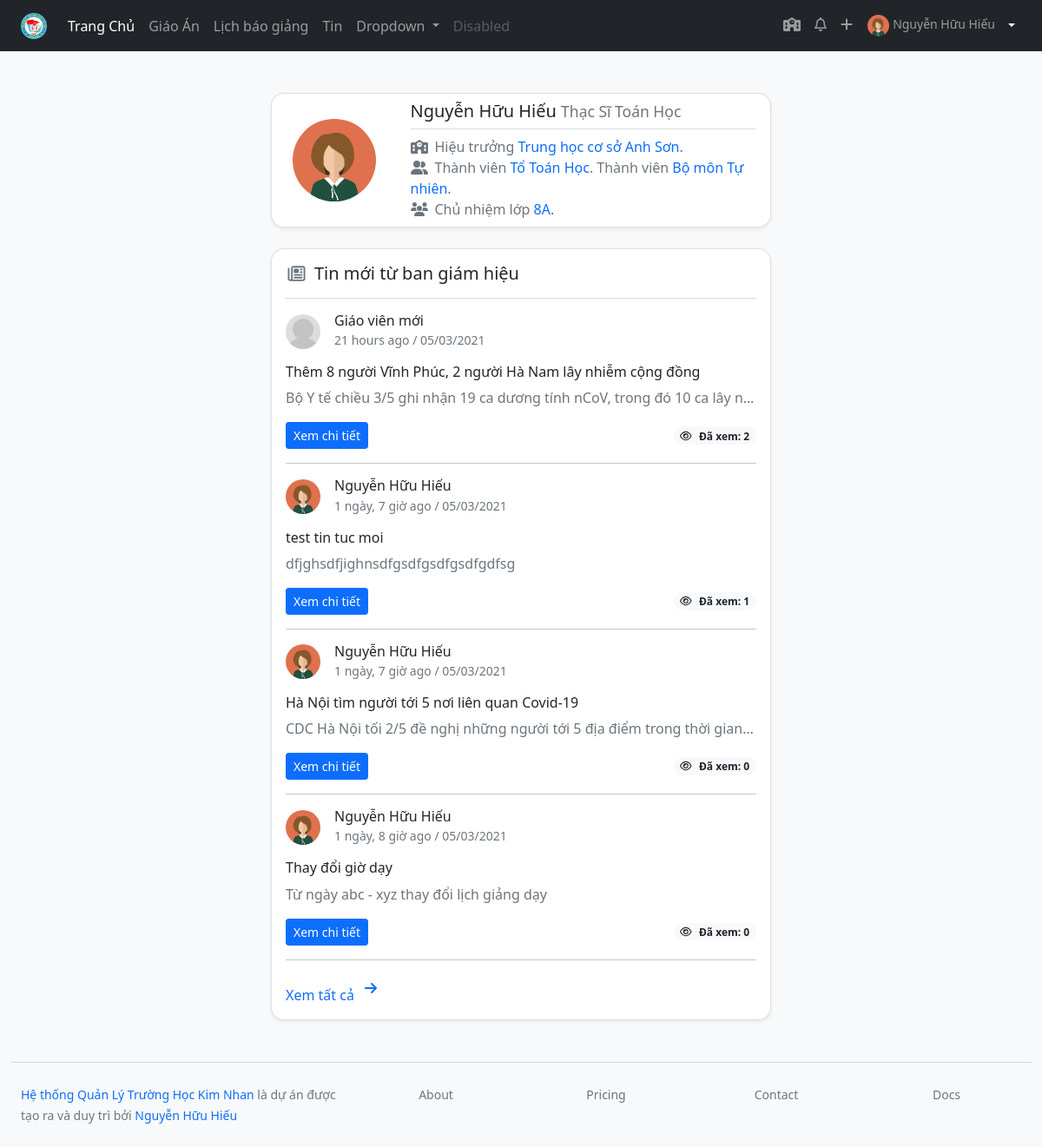
The app's page / (signed in) with its own data.
### lessonmanagement/models.py (models this page shows, shortened)
class Teacher(models.Model):
    user = models.OneToOneField(User, on_delete=models.SET_NULL, blank=True, null=True, verbose_name="Tài khoản đăng nhập", help_text="Tài khoản đăng nhập viết liền không dấu. Ví dụ: nhhieu. Viết tắt của Nguyễn Hữu Hiếu. Nếu trùng họ tên thì thêm số vào sau, ví dụ nhhieu2")
    firstname = models.CharField("Họ",max_length=20, blank=True)
    lastname = models.CharField("Tên", max_length=20, blank=True)
    zalo_number = models.DecimalField(verbose_name="Số điện thoại",help_text="Số điện thoại có đăng ký zalo, sử dụng để nhận thông báo từ ban giám hiệu", max_digits=12, decimal_places=0,null=True, blank=True)
    birth_date = models.DateField("Ngày sinh", null=True, blank=True)
    SEX_CHOICES = [
    ('male', 'Nam'),
    ('female', 'Nữ')
    ]
    sex = models.CharField(verbose_name="Giới tính", max_length=6, choices=SEX_CHOICES, null=True, blank=True)
    main_subject = models.ForeignKey("Subject",on_delete=models.SET_NULL,null=True,blank=True, verbose_name="Chuyên môn chính")
    EDUCATION_LEVEL_CHOICES = [
        ('inter', 'Trung Cấp'),
        ('college', 'Cao Đẳng'),
        ('university', 'Đại Học'),
        ('master', 'Thạc Sĩ')
    ]
    education_level = models.CharField(max_length=20, choices=EDUCATION_LEVEL_CHOICES, null=True, blank=True)
    is_work = models.BooleanField("Có đang công tác",default=True, help_text="Tích vào ô nếu đang công tác tại trường, bỏ tích nếu đã nghỉ hưu hoặc chuyển sang đơn vị khác")
    def user_directory_path(instance, filename):
        return 'user_{0}/{1}'.format(instance.user.id, filename)
    avatar = models.ImageField("Ảnh đại diện", help_text = "Ảnh nên được crop về ảnh vuông để đạt được độ thẩm mỹ cao nhất",upload_to = user_directory_path, blank = True, null = True)
    def full_name(self):
        return ('%s %s') % (self.firstname, self.lastname)
    class Meta:
        verbose_name = "Giáo viên"
        verbose_name_plural = "Giáo viên"
    def managers(self):
        managers = {}
        teacher = self.user.teacher.id
        subject_manager = SubjectTeacher.objects.filter(teacher=teacher).filter(is_active = True)
        if subject_manager:
            subject_manager = subject_manager.latest('-id')
            managers['subject'] = subject_manager
        group_manager = GroupSubjectManager.objects.filter(teacher=teacher).filter(is_active=True)
        if group_manager:
            group_manager = group_manager.latest('-id')
            managers['group'] = group_manager
        school_manager = SchoolManager.objects.filter(teacher=teacher).filter(is_active=True)
        if school_manager:
            school_manager = school_manager.latest('-id')
            managers['school'] = school_manager
        classyear_manager = ClassyearManager.objects.filter(teacher=teacher).filter(is_active=True)
        if classyear_manager:
            classyear_manager = classyear_manager.latest('-id')
            managers['class'] = classyear_manager
        return managers

class SchoolAbstract(models.Model):
    title = models.CharField(max_length=50, verbose_name="Tiêu đề")
    description = models.CharField(max_length=200, verbose_name="Mô tả sơ lược", blank=True)
    cover = models.ImageField(upload_to="coverimages/", verbose_name="Ảnh bìa", null = True, blank = True)
    class Meta:
        abstract = True
    def __str__(self):
        return self.title

class Subject(SchoolAbstract):
    group = models.ForeignKey("GroupSubject", related_name='subject123',on_delete=models.SET_NULL, null=True, blank=True, verbose_name='Bộ môn')
    subject_slug = models.SlugField(max_length=50, null=True, blank=True)
    class Meta:
        verbose_name = "Môn học"
        verbose_name_plural = "Môn học"

class MembershipAbstract(models.Model):
    teacher = models.ForeignKey("Teacher", on_delete=models.CASCADE)
    startdate = models.DateField(blank=True, null=True)
    enddate = models.DateField(blank=True, null=True)
    is_active = models.BooleanField(default=True, blank=True, verbose_name="Có hiệu lực không", help_text="Không: Nếu giáo viên đã nghỉ hưu hoặc thôi việc")
    class Meta:
        abstract = True

class SchoolManager(MembershipAbstract):
    school = models.ForeignKey(School, on_delete=models.CASCADE)
    ROLE_CHOICES = [
    ('submanager', 'Hiệu phó'),
    ('manager', 'Hiệu trưởng'),
    ('member', 'Khác')
    ]
    role = models.CharField(max_length=10, choices=ROLE_CHOICES)
    class Meta:
        verbose_name = "Quản lý trường học "
        verbose_name_plural = "Quản lý trường học"

class School(SchoolAbstract):
    class Meta:
        verbose_name = "Trường Học"
        verbose_name_plural = "Trường Học"

class SubjectTeacher(MembershipAbstract):
    subject = models.ForeignKey(Subject, on_delete=models.CASCADE)
    ROLE_CHOICES = [
    ('member', 'Thành viên'),
    ('manager', 'Tổ trưởng'),
    ]
    role = models.CharField(max_length=10, choices=ROLE_CHOICES)
    class Meta:
        verbose_name = "Thành Viên/Quản lý Môn học"
        verbose_name_plural = "Thành Viên/Quản lý Môn học"

class GroupSubjectManager(MembershipAbstract):
    group = models.ForeignKey(GroupSubject, on_delete=models.CASCADE)
    ROLE_CHOICES = [
    ('member','Thành viên'),
    ('submanager', 'Phó bộ môn'),
    ('manager', 'Trưởng bộ môn'),
    ]
    role = models.CharField(max_length=10, choices=ROLE_CHOICES)
    class Meta:
        verbose_name = "Thành Viên/Quản lý Bộ Môn"
        verbose_name_plural = "Thành Viên/Quản lý Bộ Môn"

class GroupSubject(SchoolAbstract):
    class Meta:
        verbose_name = "Bộ môn"
        verbose_name_plural = "Bộ môn"

class ClassyearManager(MembershipAbstract):
    classyear = models.ForeignKey("Classyear", on_delete=models.CASCADE)
    class Meta:
        verbose_name = "Giáo viên chủ nhiệm"
        verbose_name_plural = "Giáo viên chủ nhiệm"
    def __str__(self):
        return self.classyear.__str__()

class Classyear(models.Model):
    TITLE_CHOICES = [
    ('A', 'A'),
    ('B', 'B'),
    ('C', 'C'),
    ('D', 'D')
    ]
    title = models.CharField(verbose_name="Tên lớp", max_length=1, choices=TITLE_CHOICES)
    startyear = models.IntegerField()
    @property
    def class_level(self):
        return class_level_def(self.startyear)
    def class_title_year(self):
        return "%s%s" % (self.class_level, self.title)
    class Meta:
        unique_together = ('title', 'startyear')
        verbose_name = "Lớp học"
        verbose_name_plural = "Lớp học"
    def __str__(self):
        return  self.class_title_year()

class News(models.Model):
    creater = models.ForeignKey(Teacher, on_delete=models.CASCADE, related_name="create_news")
    title = models.CharField(max_length=100)
    content = models.TextField()
    cover = models.FileField(upload_to="news/", verbose_name="File đính kèm trong tin tức", null = True, blank = True)
    upload_time = models.DateTimeField(auto_now=True)
    viewer = models.ManyToManyField(Teacher, blank=True, null=True)
    class Meta:
        ordering = ['upload_time']

### lessonmanagement/views.py (the view)
# urls.py: path('', views.index, name="index"),
@login_required
def index(request):
    teacher = request.user.teacher
    news = News.objects.order_by('-upload_time')[:5].annotate(Count('viewer'))
    countlesson = Lesson.objects.filter(teacher=teacher.id).count()
    context = {}
    if countlesson:
        context['countlesson'] = countlesson
    if news:
        context['news'] = news
    return render(request, 'index.html', context)

### lessonmanagement/models.py (called while the page is built)
def class_level_def(year):
    i = 0
    if (now.month < 9):
        i =  (now.year - year) + 5
    else:
        i = (now.year - year) + 6
    if i in [6,7,8,9]:
        return i
    else:
        return year

### lessonmanagement/templates/index.html
{% extends 'base.html' %}
{% load static %}
{% block content %}
{% with teacher=request.user.teacher %}
<div class="row justify-content-center">
  <div class="col-lg-6">
    {% include 'home/profile.html' %}
    {% include 'home/news.html' %}
</div>
{% endwith %}
{% endblock %}

### lessonmanagement/templates/topnav.html (shortened to what this page needs)
      {% load static %}
      <nav class="navbar navbar-expand-lg navbar-dark bg-dark  ">
        <div class="container-fluid px-lg-4">
          <a class="navbar-brand" href="{% url 'index' %}"><img src="{% static 'imgs/logo_thcsanhson.png'%}" alt="" height="30px"></a>
          <div class="collapse navbar-collapse" id="navbarSupportedContent">
            <ul class="navbar-nav me-auto mb-2 mb-lg-0">
              <li class="nav-item">
                <a class="nav-link {% if request.path == '/' %} active {% endif %}" aria-current="page" href="{% url 'index' %}">Trang Chủ</a>
              </li>
              <li class="nav-item">
                <a class="nav-link {% if request.path == '/lessondashboard/' %} active {% endif %}" href="{% url 'lessondashboard' %}">Giáo Án</a>
              </li>
              <li class="nav-item">
                <a class="nav-link " href="#">Lịch báo giảng</a>
              </li>
              <li class="nav-item">
                <a class="nav-link " href="#">Tin</a>
              </li>
              <li class="nav-item dropdown">
                <a class="nav-link dropdown-toggle" href="#" id="navbarDropdown" role="button" data-bs-toggle="dropdown" aria-expanded="false">
                  Dropdown
                </a>
              </li>
              <li class="nav-item">
                <a class="nav-link disabled" href="#" tabindex="-1" aria-disabled="true">Disabled</a>
              </li>
            </ul>
            <ul class="navbar-nav  mb-2 mb-lg-0">
              {% if request.user.is_staff %}
              <li class="nav-item">
                <a class="nav-link"  href="{% url 'admin:index' %}">
                  <i class="fas fa-school"></i>
                </a>
              </li>
              {% endif %}
              <li class="nav-item">
                <a class="nav-link"  href="#"><i class="far fa-bell"></i></a>
              </li>
              <li class="nav-item">
                <a class="nav-link" href="#"><i class="fas fa-plus"></i></a>
              </li>
              <li class="nav-item">
                <div class="btn-group">
                  {% if request.path == '/profile/' %}
                  <a href="{% url 'profile' %}" class="nav-link btn btn-light text-dark btn-sm">
                    <img src="
                    {% if request.user.teacher.avatar %}
                    {{ request.user.teacher.avatar.url }}
                    {% else %}
                    {% static 'imgs/no-avatar.png' %}
                    {% endif %}
                    " class="rounded-circle" alt="" height="25px">
                    {{ request.user.teacher.full_name }}
                  </a>
                  <button type="button" class="btn  btn-sm btn-light text-dark dropdown-toggle dropdown-toggle-split" data-bs-toggle="dropdown" aria-expanded="false">
                    <span class="visually-hidden">Toggle Dropdown</span>
                  </button>
                  {% else %}
                  <a href="{% url 'profile' %}" class="nav-link btn btn-dark btn-sm">
                    <img src="
                    {% if request.user.teacher.avatar %}
                    {{ request.user.teacher.avatar.url }}
                    {% else %}
                    {% static 'imgs/no-avatar.png' %}
                    {% endif %}
                    " class="rounded-circle" alt="" height="25px">
                    {{ request.user.teacher.full_name }}
                  </a>
                  <button type="button" class="btn  btn-sm btn-dark dropdown-toggle dropdown-toggle-split" data-bs-toggle="dropdown" aria-expanded="false">
                  </button>
                  {% endif %}
                </div>
              </li>
            </ul>
          </div>
        </div>
      </nav>

### lessonmanagement/templates/home/profile.html
<div class="row justify-content-center mt-lg-5 mt-3 mb-4">
    <div class="col-lg-12">
        <div class="card rounded-15 shadow-sm" >
        <div class="row g-0">
            {% if teacher.avatar %}
            <div class="col-lg-3 d-flex align-items-center justify-content-center p-4">
            <img src="{{ teacher.avatar.url }}"  class="img-fluid rounded-circle" alt="...">
            </div>
            {% endif %}
            <div class="col d-flex align-items-center py-2 ">
            <div class="card-body py-0 ">
                <h5 class="card-title " ><a href="{% url 'profile' %}" class="text-decoration-none text-dark">{{ teacher.full_name }} </a>  <small class="text-muted"> {{ teacher.get_education_level_display }} {{ teacher.main_subject }}</small></h5>
                <hr class="text-muted my-2">
                <div class="card-text m-0 pb-0">
                <ul class="list-unstyled text-muted  m-0">
                    <li>
                    {% if teacher.managers.school %}
                    <li>
                        <i class="fas fa-school fa-fw me-2 text-muted"></i>{{ teacher.managers.school.get_role_display }} <a href="#" class="text-decoration-none"> {{ teacher.managers.school.school.title }}</a>.
                    </li>
                    {% endif %}
                    <i class="fas fa-user-friends  fa-fw me-2 text-muted"></i>{{ teacher.managers.subject.get_role_display }}<a href="#" class="text-decoration-none"> Tổ {{ teacher.managers.subject.subject.title }}</a>. {% if teacher.managers.group%}{{ teacher.managers.group.get_role_display }} <a href="#" class="text-decoration-none">Bộ môn {{ teacher.managers.group.group.title }}</a>.{% endif %}</li>
                    {% if teacher.managers.class %}
                    <li><i class="fas fa-users fa-fw me-2 text-muted"></i>Chủ nhiệm lớp <a href="#" class="text-decoration-none"> {{ teacher.managers.class }}</a>.</li>
                    {% endif %}
                </ul>
                </div>
            </div>
            </div>
        </div>
        </div>
    </div>
</div>

### lessonmanagement/templates/home/news.html
{% load humanize %}
{% load static %}
{% if news %}
<div class="row">
  <div class="col-lg-12 justify-content-center">
    <div class="card rounded-15 shadow-sm">
      <div class="card-body">
        <h5><i class="far fa-newspaper text-muted me-2 fa-fw"></i>Tin mới từ ban giám hiệu</h5>
        <hr class="text-muted">
        {% for new in news %}
        <div class="d-flex align-items-center mb-3">
          <img src="
          {% if new.creater.avatar %}
          {{ new.creater.avatar.url }}
          {% else %}
          {% static 'imgs/no-avatar.png' %}
          {% endif %}
          " alt="" class="rounded-circle" height="40px">
          <div class="ms-3">
            <h6 class="m-0"><a href="{% url 'teacher' new.creater.id %}" class="text-decoration-none m-0 text-dark"> {{ new.creater.full_name }}</a></h6>
            <small class="text-muted m-0">{{ new.upload_time|naturaltime }} / {{ new.upload_time|date:"SHORT_DATE_FORMAT" }}</small>
          </div>
        </div>
        <h6><a href="#" class="text-decoration-none link-dark"> {{ new.title }}</a></h6>
        <p class="text-muted text-truncate" >
        {{ new.content }}
        </p>
        <div class="d-flex justify-content-between align-items-center">
          <a href="#" class="btn btn-sm btn-primary text-decoration-none me-3">Xem chi tiết</a>
          <span class="badge bg-light text-dark rounded-pill "> <i class="far fa-eye me-2"></i>Đã xem: {{ new.viewer.count }} </span>
        </div>
        <hr >
        {% endfor %}
        <a href="#" class="text-decoration-none">Xem tất cả <i class="fas fa-arrow-right ms-2 my-2"></i></a>
      </div>
    </div>
  </div>
</div>
{% endif %}

### lessonmanagement/static/css/style.css (style rules this page uses)
.rounded-15 { -webkit-border-radius: 15px; -moz-border-radius: 15px; border-radius: 15px; }

### records on screen
Teacher: avatar (picture), full_name "Nguyễn Hữu Hiếu", education_level "Thạc Sĩ", main_subject "Toán Học", managers.school.role "Hiệu trưởng", managers.school.school "Trung học cơ sở Anh Sơn", managers.subject.role "Thành viên", managers.subject.subject "Toán Học", managers.group.role "Thành viên", managers.group.group "Tự nhiên", managers.class "8A"
News: creater.full_name "Giáo viên mới", upload_time "21 hours ago", upload_time "05/03/2021", title "Thêm 8 người Vĩnh Phúc, 2 người Hà Nam lây nhiễm cộng đồng", content "Bộ Y tế chiều 3/5 ghi nhận 19 ca dương tính nCoV, trong đó 10 ca lây n…", viewer.count "2"
News: creater.avatar (picture), creater.full_name "Nguyễn Hữu Hiếu", upload_time "1 ngày, 7 giờ ago", upload_time "05/03/2021", title "test tin tuc moi", content "dfjghsdfjighnsdfgsdfgsdfgsdfgdfsg", viewer.count "1"
News: creater.avatar (picture), creater.full_name "Nguyễn Hữu Hiếu", upload_time "1 ngày, 7 giờ ago", upload_time "05/03/2021", title "Hà Nội tìm người tới 5 nơi liên quan Covid-19", content "CDC Hà Nội tối 2/5 đề nghị những người tới 5 địa điểm trong thời gian…", viewer.count "0"
News: creater.avatar (picture), creater.full_name "Nguyễn Hữu Hiếu", upload_time "1 ngày, 8 giờ ago", upload_time "05/03/2021", title "Thay đổi giờ dạy", content "Từ ngày abc - xyz thay đổi lịch giảng dạy", viewer.count "0"

### other values on screen
{{ request.user.teacher.full_name }} "Nguyễn Hữu Hiếu"
